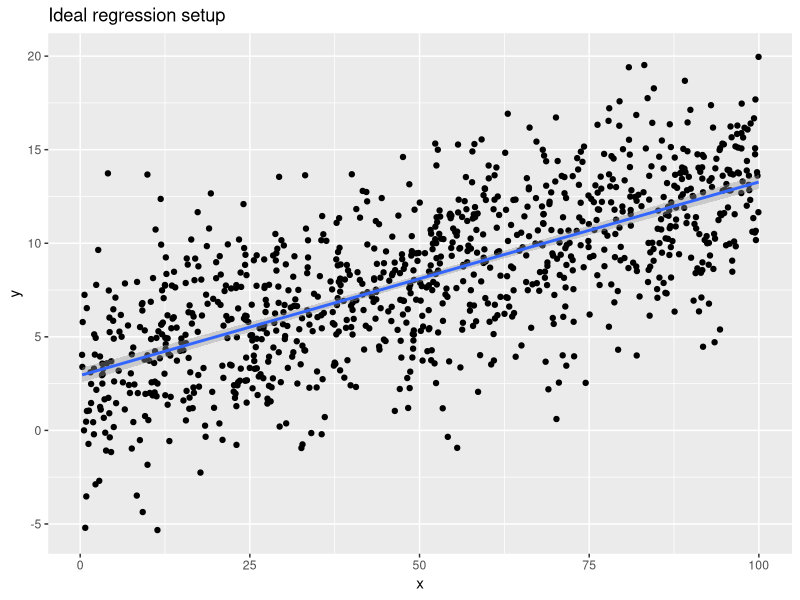
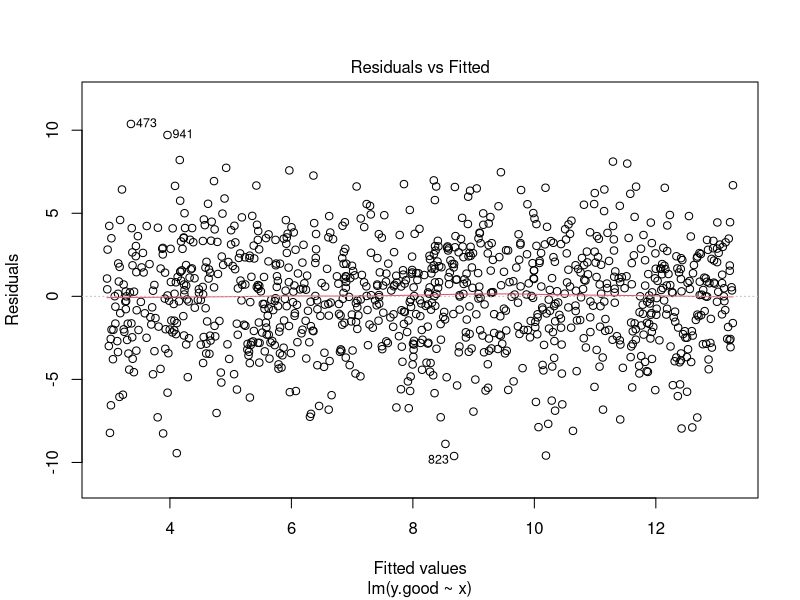
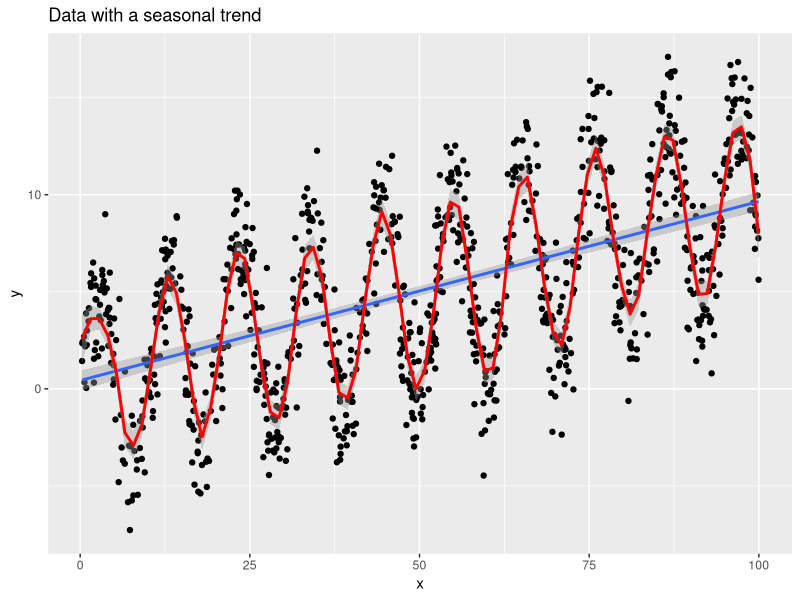
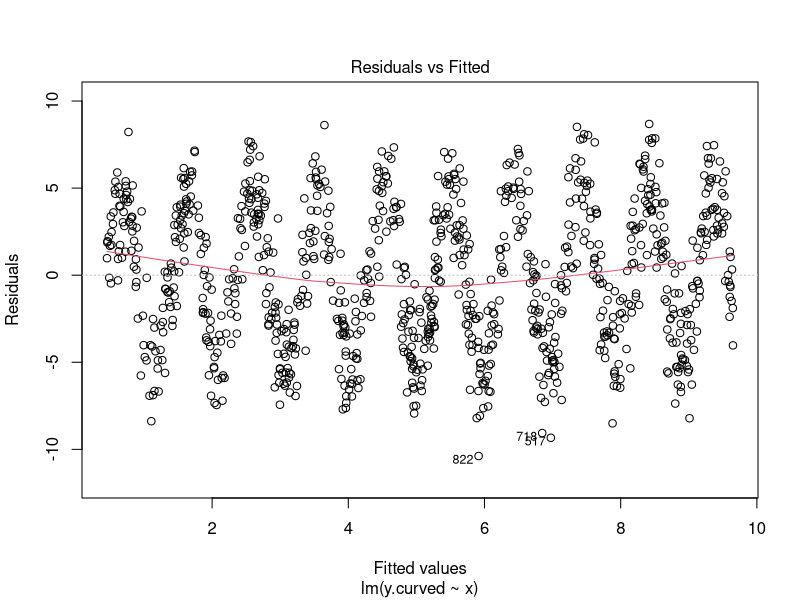
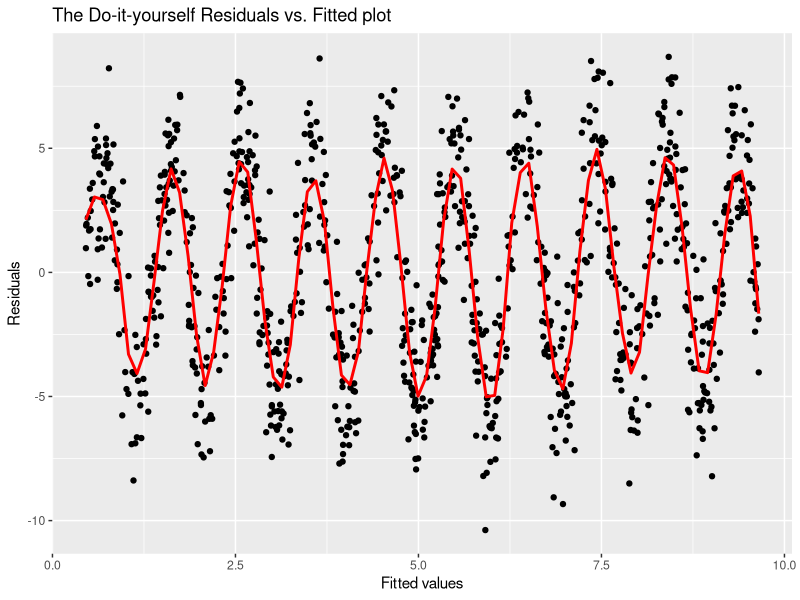
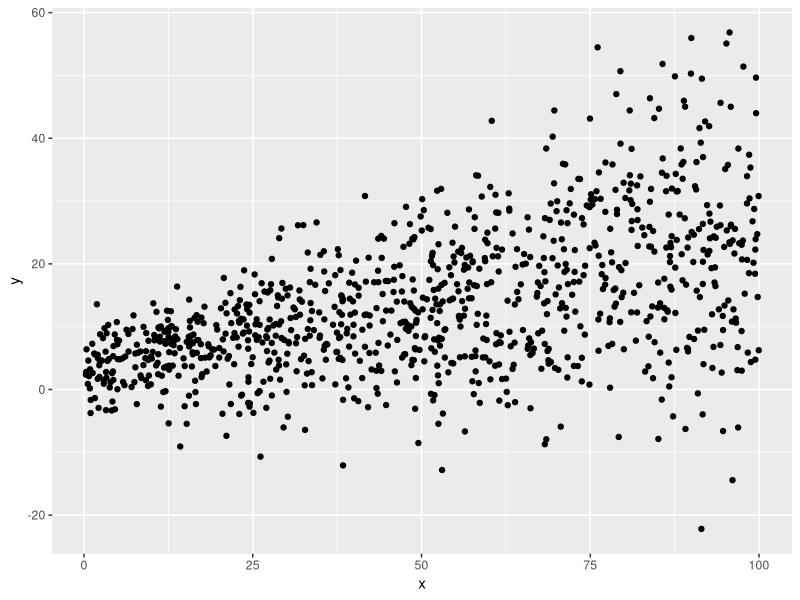
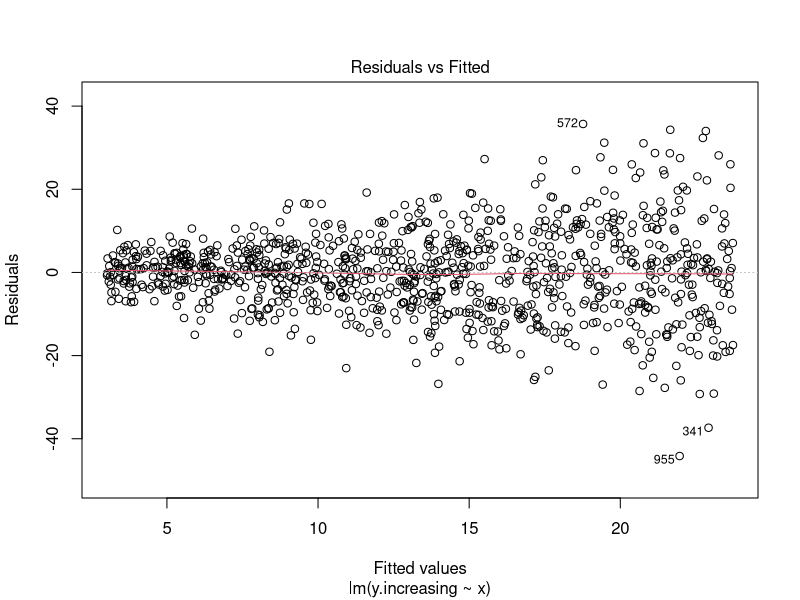
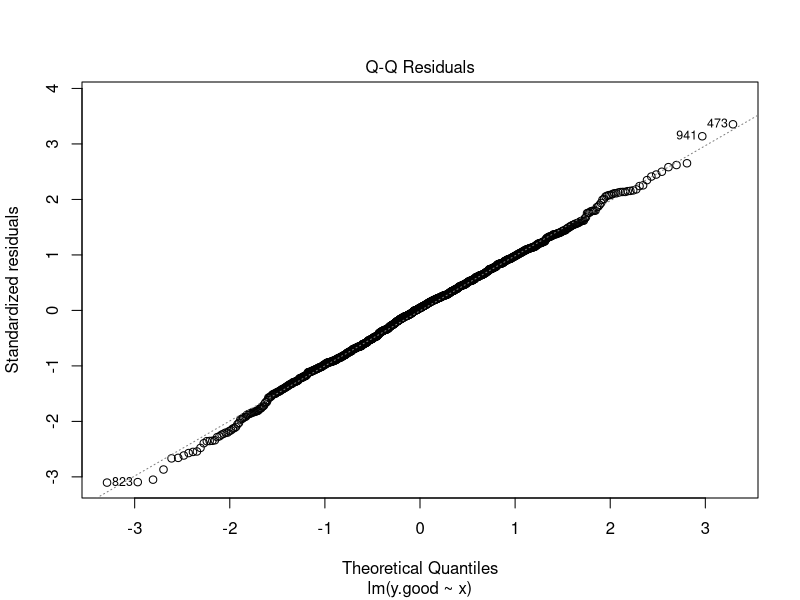

Source code (R) for these figures, in order:
## ---- chunk 1
library(ggplot2)
## ---- chunk 2
n <- 1000      # sample size
x <- runif(n, min = 0, max = 100)
y.good <- 3 + 0.1 * x + rnorm(n, sd = 3)

# Scatterplot of the data with regression line overlaid
qplot(x, y.good, ylab = "y", main = "Ideal regression setup") + stat_smooth(method = "lm")

# Run regression and display residual-fitted plot
lm.good <- lm(y.good ~ x)
plot(lm.good, which = 1)  
## ---- chunk 3
y.curved <- 5 * sin(0.6 * x) + 0.1 * x + rnorm(n, sd = 2)

# Scatterplot of the data
qplot(x, y.curved, ylab = "y", main = "Data with a seasonal trend") + 
  stat_smooth(method = "lm") + stat_smooth(method = "loess", span = 0.1, colour = I("red"))
## ---- chunk 4
lm.curved <- lm(y.curved ~ x)

plot(lm.curved, which = 1)
## ---- chunk 5
# Plot model residuals on y axis, fitted values on x axis
# Add red trend curve with better choice of smoothing bandwidth
qplot(y = lm.curved$residuals, x = lm.curved$fitted.values,
      ylab = "Residuals", xlab = "Fitted values", 
      main = "The Do-it-yourself Residuals vs. Fitted plot") +
  stat_smooth(method = "loess", span = 0.1, colour = I("red"), se = FALSE)
## ---- chunk 6
y.increasing <- 3 + 0.2 * x + (1 + x / 25) * rnorm(n, sd = 3)

# Produce scatterplot of y vs x
qplot(x, y.increasing, ylab = "y")
## ---- chunk 7
lm.increasing <- lm(y.increasing ~ x)
plot(lm.increasing, which = 1)
## ---- chunk 8
plot(lm.good, which = 2)
## ---- chunk 9
plot(lm.curved, which = 2)
## ---- chunk 10
plot(lm.increasing, which = 2)
## ---- chunk 11
plot(lm.good, which = 5)
## ---- chunk 12
set.seed(12345)
y.corrupted <- y.good[1:100]
x.corrupted <- x[1:100]

# Randomly select 10 points to corrupt
to.corrupt <- sample(1:length(x.corrupted), 10)
y.corrupted[to.corrupt] <- - 1.5 * y.corrupted[to.corrupt] + 3 * rt(10, df = 3)
x.corrupted[to.corrupt] <- x.corrupted[to.corrupt] * 2.5
# Fit regression and display diagnostic plot
lm.corrupted <- lm(y.corrupted ~ x.corrupted)

plot(lm.corrupted, which = 5)
